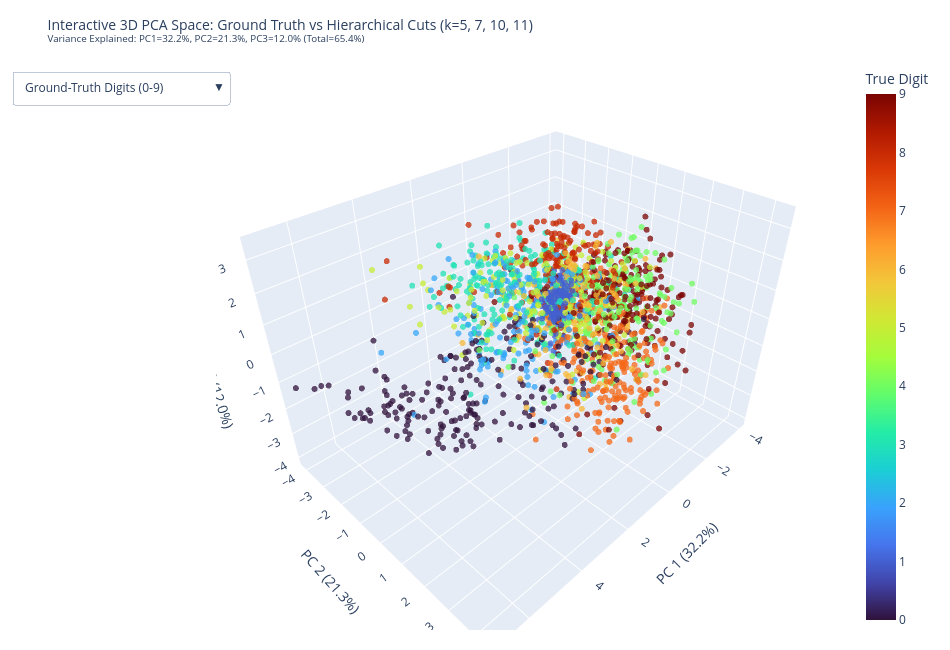

The notebook cell this image was saved under:
### Code cell
# 2. Interactive 3D PCA Projection (Plotly WebGL)
pca_3d = PCA(n_components=3, random_state=RANDOM_STATE)
X_pca_3d = pca_3d.fit_transform(X_sub)
var_3d = pca_3d.explained_variance_ratio_

N_INTERACTIVE = 2000
rng_i = np.random.default_rng(RANDOM_STATE)
interactive_idx = rng_i.choice(len(X_sub), size=N_INTERACTIVE, replace=False)

X_3d_sub = X_pca_3d[interactive_idx]
y_3d_sub = y_sub[interactive_idx]

hover_text = [
    f"Sample #{interactive_idx[i]}<br>"
    f"True Digit: {y_3d_sub[i]}<br>"
    f"k=5 Cluster: {cluster_assignments[5][interactive_idx[i]]}<br>"
    f"k=7 Cluster: {cluster_assignments[7][interactive_idx[i]]}<br>"
    f"k=10 Cluster: {cluster_assignments[10][interactive_idx[i]]}<br>"
    f"k=11 Cluster: {cluster_assignments[11][interactive_idx[i]]}"
    for i in range(N_INTERACTIVE)
]

fig_3d = go.Figure()

fig_3d.add_trace(go.Scatter3d(
    x=X_3d_sub[:, 0],
    y=X_3d_sub[:, 1],
    z=X_3d_sub[:, 2],
    mode="markers",
    marker=dict(size=3.5, color=y_3d_sub, colorscale="Turbo", opacity=0.75, colorbar=dict(title="True Digit")),
    text=hover_text,
    hoverinfo="text",
    name="Ground Truth"
))

buttons = [
    dict(
        label="Ground-Truth Digits (0-9)",
        method="restyle",
        args=[{"marker.color": [y_3d_sub], "marker.colorscale": ["Turbo"], "marker.colorbar.title": "True Digit"}]
    ),
    dict(
        label="Hierarchical (k=5: Macro Cut)",
        method="restyle",
        args=[{"marker.color": [cluster_assignments[5][interactive_idx]], "marker.colorscale": ["Viridis"], "marker.colorbar.title": "Cluster (k=5)"}]
    ),
    dict(
        label="Hierarchical (k=7: Branch Cut)",
        method="restyle",
        args=[{"marker.color": [cluster_assignments[7][interactive_idx]], "marker.colorscale": ["Viridis"], "marker.colorbar.title": "Cluster (k=7)"}]
    ),
    dict(
        label="Hierarchical (k=10: Class Cut)",
        method="restyle",
        args=[{"marker.color": [cluster_assignments[10][interactive_idx]], "marker.colorscale": ["Viridis"], "marker.colorbar.title": "Cluster (k=10)"}]
    ),
    dict(
        label="Hierarchical (k=11: Optimal ARI)",
        method="restyle",
        args=[{"marker.color": [cluster_assignments[11][interactive_idx]], "marker.colorscale": ["Viridis"], "marker.colorbar.title": "Cluster (k=11)"}]
    ),
]

fig_3d.update_layout(
    title=dict(
        text=f"Interactive 3D PCA Space: Ground Truth vs Hierarchical Cuts (k=5, 7, 10, 11)<br>"
             f"<sup>Variance Explained: PC1={var_3d[0]*100:.1f}%, PC2={var_3d[1]*100:.1f}%, PC3={var_3d[2]*100:.1f}% (Total={sum(var_3d)*100:.1f}%)</sup>",
        font=dict(size=14)
    ),
    scene=dict(
        xaxis_title=f"PC 1 ({var_3d[0]*100:.1f}%)",
        yaxis_title=f"PC 2 ({var_3d[1]*100:.1f}%)",
        zaxis_title=f"PC 3 ({var_3d[2]*100:.1f}%)",
    ),
    updatemenus=[dict(
        type="dropdown",
        direction="down",
        x=0.02,
        y=0.98,
        buttons=buttons,
        showactive=True
    )],
    width=950,
    height=650,
    margin=dict(r=20, b=20, l=20, t=60)
)

# Save Interactive HTML (Figure 4)
html_path = RESULTS_DIR / "4_interactive_pca_3d.html"
fig_3d.write_html(str(html_path))
print(f"Saved Interactive 3D HTML: {html_path.resolve()}")

# Static 3D snapshot
fig_snap = plt.figure(figsize=(10, 8), dpi=150)
ax_snap = fig_snap.add_subplot(111, projection="3d")
p_snap = ax_snap.scatter(X_3d_sub[:, 0], X_3d_sub[:, 1], X_3d_sub[:, 2], c=y_3d_sub, cmap="tab10", s=8, alpha=0.6, vmin=0, vmax=9)
ax_snap.set_title("PCA 3D Snapshot: Ground-Truth Digits (0-9)", fontsize=12, fontweight="bold")
ax_snap.set_xlabel(f"PC 1 ({var_3d[0]*100:.1f}%)")
ax_snap.set_ylabel(f"PC 2 ({var_3d[1]*100:.1f}%)")
ax_snap.set_zlabel(f"PC 3 ({var_3d[2]*100:.1f}%)")
fig_snap.colorbar(p_snap, ax=ax_snap, ticks=range(10), label="True Digit", pad=0.1)
plt.tight_layout()
fig_snap.savefig(RESULTS_DIR / "4_dimred_pca_3d_snapshot.png", bbox_inches="tight", dpi=300)
plt.close(fig_snap)
print(f"Saved: {RESULTS_DIR / '4_dimred_pca_3d_snapshot.png'}")

fig_3d.show()

### Figure 1 — Plotly figure (JSON) as saved in the notebook; plotly's stock layout.template omitted (floating-point values rounded to 4 significant figures; data arrays with more than 128 entries replaced by an {"elided": "..."} marker saying what was removed)
{"data": [{"hoverinfo": "text", "marker": {"color": {"elided": "2000 int values"}, "colorbar": {"title": {"text": "True Digit"}}, "colorscale": [[0, "#30123b"], [0.07143, "#4145ab"], [0.1429, "#4675ed"], [0.2143, "#39a2fc"], [0.2857, "#1bcfd4"], [0.3571, "#24eca6"], [0.4286, "#61fc6c"], [0.5, "#a4fc3b"], [0.5714, "#d1e834"], [0.6429, "#f3c63a"], [0.7143, "#fe9b2d"], [0.7857, "#f36315"], [0.8571, "#d93806"], [0.9286, "#b11901"], [1, "#7a0402"]], "opacity": 0.75, "size": 3.5}, "mode": "markers", "name": "Ground Truth", "text": {"elided": "2000 str values"}, "type": "scatter3d", "x": {"elided": "2000 float values"}, "y": {"elided": "2000 float values"}, "z": {"elided": "2000 float values"}}], "layout": {"height": 650, "margin": {"b": 20, "l": 20, "r": 20, "t": 60}, "scene": {"xaxis": {"title": {"text": "PC 1 (32.2%)"}}, "yaxis": {"title": {"text": "PC 2 (21.3%)"}}, "zaxis": {"title": {"text": "PC 3 (12.0%)"}}}, "title": {"font": {"size": 14}, "text": "Interactive 3D PCA Space: Ground Truth vs Hierarchical Cuts (k=5, 7, 10, 11)<br><sup>Variance Explained: PC1=32.2%, PC2=21.3%, PC3=12.0% (Total=65.4%)</sup>"}, "updatemenus": [{"buttons": [{"args": [{"marker.color": {"elided": "1x2000 int values"}, "marker.colorbar.title": "True Digit", "marker.colorscale": ["Turbo"]}], "label": "Ground-Truth Digits (0-9)", "method": "restyle"}, {"args": [{"marker.color": {"elided": "1x2000 int values"}, "marker.colorbar.title": "Cluster (k=5)", "marker.colorscale": ["Viridis"]}], "label": "Hierarchical (k=5: Macro Cut)", "method": "restyle"}, {"args": [{"marker.color": {"elided": "1x2000 int values"}, "marker.colorbar.title": "Cluster (k=7)", "marker.colorscale": ["Viridis"]}], "label": "Hierarchical (k=7: Branch Cut)", "method": "restyle"}, {"args": [{"marker.color": {"elided": "1x2000 int values"}, "marker.colorbar.title": "Cluster (k=10)", "marker.colorscale": ["Viridis"]}], "label": "Hierarchical (k=10: Class Cut)", "method": "restyle"}, {"args": [{"marker.color": {"elided": "1x2000 int values"}, "marker.colorbar.title": "Cluster (k=11)", "marker.colorscale": ["Viridis"]}], "label": "Hierarchical (k=11: Optimal ARI)", "method": "restyle"}], "direction": "down", "showactive": true, "type": "dropdown", "x": 0.02, "y": 0.98}], "width": 950}}
